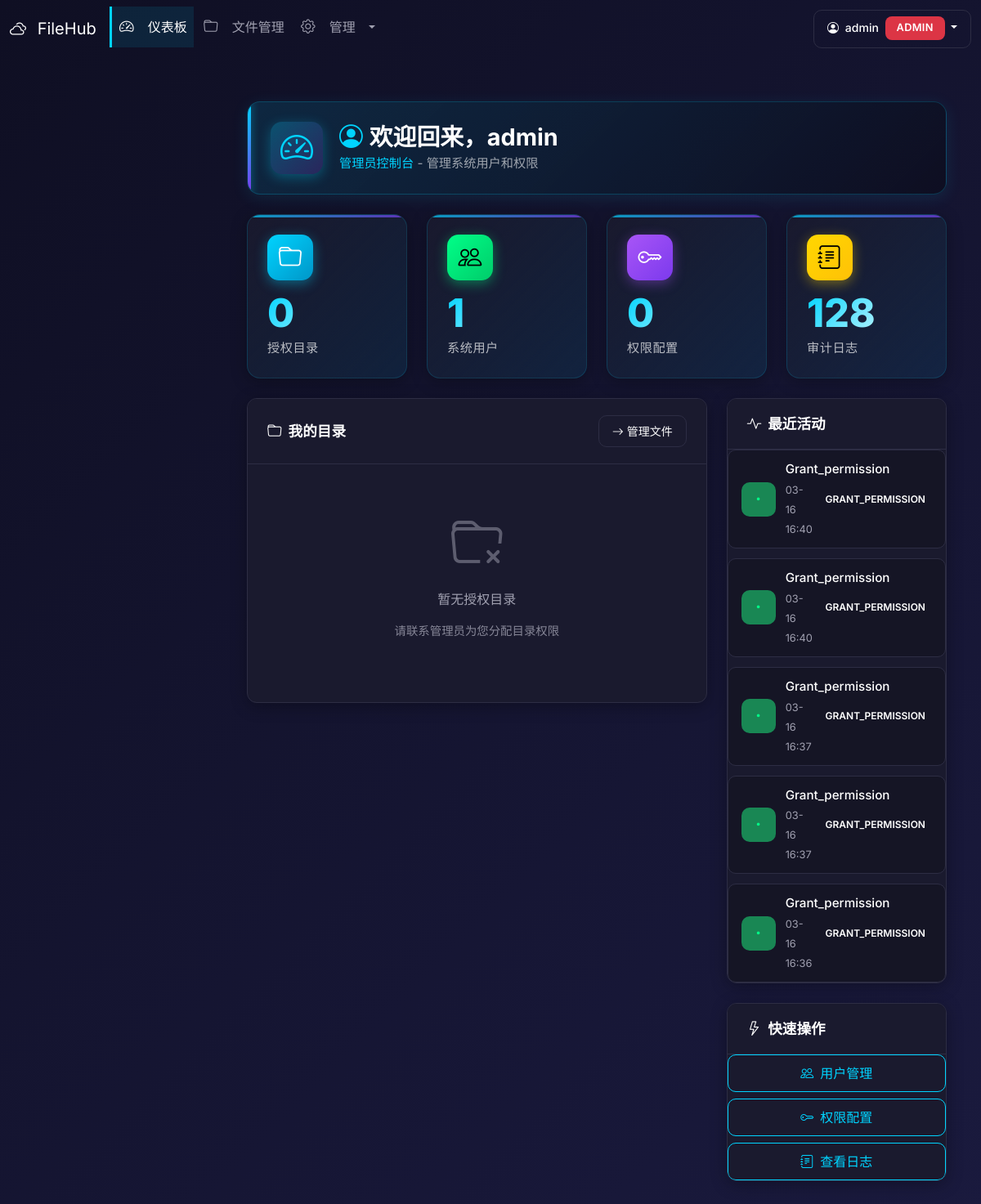
The page / (signed in) on the database its author committed.
### database.py (models this page shows, shortened)
class User(Base):
    __tablename__ = 'users'
    id = Column(Integer, primary_key=True, autoincrement=True)
    username = Column(String(50), unique=True, nullable=False, index=True)
    password_hash = Column(String(255), nullable=False)
    email = Column(String(100), unique=True, nullable=True)
    role = Column(String(20), default='user')  # user, admin
    is_active = Column(Boolean, default=True)
    created_at = Column(DateTime, default=datetime.now)
    updated_at = Column(DateTime, default=datetime.now, onupdate=datetime.now)
    last_login = Column(DateTime, nullable=True)
    permissions = relationship('Permission', back_populates='user', cascade='all, delete-orphan', foreign_keys='Permission.user_id', lazy='joined')
    audit_logs = relationship('AuditLog', back_populates='user', cascade='all, delete-orphan')

class AuditLog(Base):
    __tablename__ = 'audit_logs'
    id = Column(Integer, primary_key=True, autoincrement=True)
    user_id = Column(Integer, ForeignKey('users.id', ondelete='SET NULL'), nullable=True, index=True)
    username = Column(String(50), nullable=True)  # 冗余存储，防止用户删除后无法追溯
    action = Column(String(50), nullable=False, index=True)  # login, upload, download, delete, etc.
    target_path = Column(String(500), nullable=True)
    ip_address = Column(String(45), nullable=True)
    user_agent = Column(String(500), nullable=True)
    status = Column(String(20), default='success')  # success, failed
    details = Column(Text, nullable=True)
    timestamp = Column(DateTime, default=datetime.now, index=True)
    user = relationship('User', back_populates='audit_logs')

### app.py (the view)
@app.route('/')
@login_required
def dashboard():
    user_id = session['user_id']
    user = get_user_by_id(user_id)
    permissions = get_user_permissions(user_id)
    recent_logs = get_audit_logs(user_id=user_id, limit=5)
    return render_template('dashboard.html',
                         user=user,
                         permissions=permissions,
                         recent_logs=recent_logs)

### auth.py (called while the page is built)
def get_user_by_id(user_id):
    db = get_session()
    try:
        return db.query(User).filter(User.id == user_id).first()
    finally:
        db.close()

def login_required(f):
    @wraps(f)
    def decorated_function(*args, **kwargs):
        if 'user_id' not in session:
            if request.path.startswith('/api/'):
                return jsonify({'success': False, 'error': '请先登录'}), 401
            flash('请先登录', 'warning')
            return redirect(url_for('login', next=request.url))
        return f(*args, **kwargs)
    return decorated_function

def get_audit_logs(user_id=None, limit=100):
    db = get_session()
    try:
        query = db.query(AuditLog)
        if user_id:
            query = query.filter(AuditLog.user_id == user_id)
        return query.order_by(AuditLog.timestamp.desc()).limit(limit).all()
    finally:
        db.close()

### database.py (called while the page is built)
def get_session():
    return Session()

### permissions.py (called while the page is built)
def get_user_permissions(user_id):
    db = get_session()
    try:
        return db.query(Permission).filter(Permission.user_id == user_id).all()
    finally:
        db.close()

### templates/dashboard.html (shortened to what this page needs)
{% extends "base.html" %}
{% block content %}
<div class="row mb-4">
    <div class="col-12">
        <div class="page-header-card">
            <div class="page-header-icon">
                <i class="bi bi-speedometer2"></i>
            </div>
            <div class="page-header-content">
                <h2>
                    <i class="bi bi-person-circle me-2" style="color: #00d4ff;"></i>欢迎回来，{{ user.username }}
                </h2>
                <p class="mb-0">
                    {% if user.role == 'admin' %}
                    <span style="color: #00d4ff;">管理员控制台</span> - 管理系统用户和权限
                    {% else %}
                    查看您的文件目录和访问权限
                    {% endif %}
                </p>
            </div>
        </div>
    </div>
</div>
<div class="row g-4 mb-4">
    <div class="col-md-3">
        <div class="stat-card">
            <div class="stat-icon" style="background: linear-gradient(135deg, #00d4ff, #0096c8); box-shadow: 0 4px 15px rgba(0, 212, 255, 0.4);">
                <i class="bi bi-folder" style="color: #fff;"></i>
            </div>
            <div class="stat-content">
                <h3 style="color: #fff;">{{ permissions|length }}</h3>
                <p style="color: rgba(255,255,255,0.7);">授权目录</p>
            </div>
        </div>
    </div>
    {% if user.role == 'admin' %}
    <div class="col-md-3">
        <div class="stat-card">
            <div class="stat-icon" style="background: linear-gradient(135deg, #00ff88, #00cc6a); box-shadow: 0 4px 15px rgba(0, 255, 136, 0.4);">
                <i class="bi bi-people" style="color: #000;"></i>
            </div>
            <div class="stat-content">
                <h3 style="color: #fff;" id="stat-users">-</h3>
                <p style="color: rgba(255,255,255,0.7);">系统用户</p>
            </div>
        </div>
    </div>
    <div class="col-md-3">
        <div class="stat-card">
            <div class="stat-icon" style="background: linear-gradient(135deg, #a855f7, #7c3aed); box-shadow: 0 4px 15px rgba(168, 85, 247, 0.4);">
                <i class="bi bi-key" style="color: #fff;"></i>
            </div>
            <div class="stat-content">
                <h3 style="color: #fff;" id="stat-permissions">-</h3>
                <p style="color: rgba(255,255,255,0.7);">权限配置</p>
            </div>
        </div>
    </div>
    <div class="col-md-3">
        <div class="stat-card">
            <div class="stat-icon" style="background: linear-gradient(135deg, #ffd700, #ffc107); box-shadow: 0 4px 15px rgba(255, 215, 0, 0.4);">
                <i class="bi bi-journal-text" style="color: #000;"></i>
            </div>
            <div class="stat-content">
                <h3 style="color: #fff;" id="stat-logs">-</h3>
                <p style="color: rgba(255,255,255,0.7);">审计日志</p>
            </div>
        </div>
    </div>
    {% endif %}
</div>
<div class="row g-4">
    <div class="col-lg-8">
        <div class="content-card">
            <div class="card-header-custom">
                <h5><i class="bi bi-folder me-2"></i>我的目录</h5>
                <a href="{{ url_for('files') }}" class="btn btn-sm btn-outline-light">
                    <i class="bi bi-arrow-right me-1"></i>管理文件
                </a>
            </div>
            <div class="card-body-custom">
                {% if permissions %}
                <div class="table-responsive">
                    <table class="table table-hover">
                        <thead>
                            <tr>
                                <th><i class="bi bi-folder me-2"></i>目录名称</th>
                                <th><i class="bi bi-path me-2"></i>路径</th>
                                <th><i class="bi bi-shield me-2"></i>权限</th>
                                <th><i class="bi bi-clock me-2"></i>授权时间</th>
                            </tr>
                        </thead>
                        <tbody>
                            {% for perm in permissions %}
                            <tr>
                                <td>
                                    <i class="bi bi-folder-fill me-2" style="color: #ffd700;"></i>
                                    <span style="color: #fff; font-weight: 500;">{{ perm.directory_name }}</span>
                                </td>
                                <td style="color: rgba(255,255,255,0.6); font-family: 'Consolas', monospace; font-size: 0.85rem;">{{ perm.directory_path }}</td>
                                <td>
                                    {% if perm.permission_level == 'write' %}
                                    <span class="badge" style="background: linear-gradient(135deg, #00ff88, #00cc6a); color: #000; font-weight: 600;">
                                        <i class="bi bi-pencil me-1"></i>读写
                                    </span>
                                    {% else %}
                                    <span class="badge" style="background: linear-gradient(135deg, #00d4ff, #0096c8); color: #fff; font-weight: 600;">
                                        <i class="bi bi-eye me-1"></i>只读
                                    </span>
                                    {% endif %}
                                </td>
                                <td style="color: rgba(255,255,255,0.5);">
                                    {{ perm.granted_at.strftime('%Y-%m-%d') if perm.granted_at else '-' }}
                                </td>
                            </tr>
                            {% endfor %}
                        </tbody>
                    </table>
                </div>
                {% else %}
                <div class="empty-state">
                    <i class="bi bi-folder-x display-4"></i>
                    <p class="mt-3">暂无授权目录</p>
                    <p class="text-muted small">请联系管理员为您分配目录权限</p>
                </div>
                {% endif %}
            </div>
        </div>
    </div>
    <div class="col-lg-4">
        <div class="content-card">
            <div class="card-header-custom">
                <h5><i class="bi bi-activity me-2"></i>最近活动</h5>
            </div>
            <div class="card-body-custom">
                {% if recent_logs %}
                <div class="activity-list">
                    {% for log in recent_logs %}
                    <div class="activity-item">
                        <div class="activity-icon {% if log.status == 'failed' %}bg-danger{% elif log.action == 'upload' %}bg-primary{% elif log.action == 'download' %}bg-success{% elif log.action == 'delete' %}bg-danger{% elif log.action == 'login' %}bg-warning{% else %}bg-success{% endif %}">
                            {% if log.action == 'login' %}
                            <i class="bi bi-box-arrow-in-right"></i>
                            {% elif log.action == 'upload' %}
                            <i class="bi bi-cloud-upload"></i>
                            {% elif log.action == 'download' %}
                            <i class="bi bi-cloud-download"></i>
                            {% elif log.action == 'delete' %}
                            <i class="bi bi-trash"></i>
                            {% else %}
                            <i class="bi bi-dot"></i>
                            {% endif %}
                        </div>
                        <div class="activity-content">
                            <p class="mb-0">
                                {% if log.action == 'login' %}
                                登录系统
                                {% elif log.action == 'upload' %}
                                上传文件
                                {% elif log.action == 'download' %}
                                下载文件
                                {% elif log.action == 'delete' %}
                                删除文件
                                {% else %}
                                {{ log.action }}
                                {% endif %}
                            </p>
                            <small class="text-muted">{{ log.timestamp.strftime('%m-%d %H:%M') }}</small>
                        </div>
                        <span class="activity-type {{ log.action }}">{{ log.action }}</span>
                    </div>
                    {% endfor %}
                </div>
                {% else %}
                <div class="empty-state">
                    <i class="bi bi-activity display-4"></i>
                    <p class="mt-3">暂无活动记录</p>
                </div>
                {% endif %}
            </div>
        </div>
        {% if user.role == 'admin' %}
        <div class="content-card mt-4">
            <div class="card-header-custom">
                <h5><i class="bi bi-lightning me-2"></i>快速操作</h5>
            </div>
            <div class="card-body-custom">
                <div class="d-grid gap-2">
                    <a href="{{ url_for('admin_users') }}" class="btn btn-outline-primary">
                        <i class="bi bi-people me-2"></i>用户管理
                    </a>
                    <a href="{{ url_for('admin_permissions') }}" class="btn btn-outline-primary">
                        <i class="bi bi-key me-2"></i>权限配置
                    </a>
                    <a href="{{ url_for('admin_logs') }}" class="btn btn-outline-primary">
                        <i class="bi bi-journal-text me-2"></i>查看日志
                    </a>
                </div>
            </div>
        </div>
        {% endif %}
    </div>
</div>
{% endblock %}

### rows shown on the page
User: username "admin"
AuditLog: action "Grant_permission", timestamp "03-16 16:40", action "GRANT_PERMISSION"
AuditLog: action "Grant_permission", timestamp "03-16 16:40", action "GRANT_PERMISSION"
AuditLog: action "Grant_permission", timestamp "03-16 16:37", action "GRANT_PERMISSION"
AuditLog: action "Grant_permission", timestamp "03-16 16:37", action "GRANT_PERMISSION"
AuditLog: action "Grant_permission", timestamp "03-16 16:36", action "GRANT_PERMISSION"

### other values the page prints
{{ session.username }} "admin"
{{ permissions|length }} "0"
